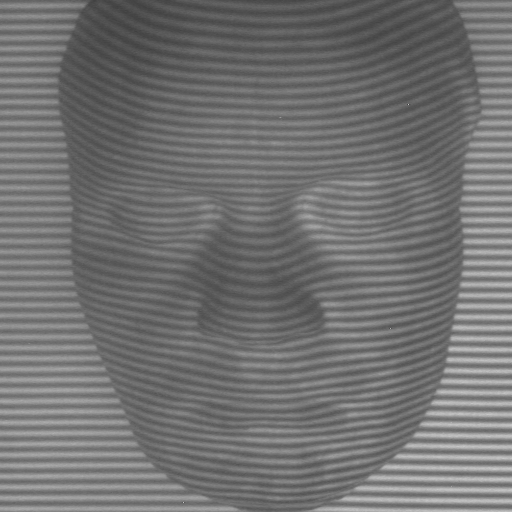
%> input picture Proyecto_3D/BEMD/MOBEMD2.0/examplepics/projectedPattern.bmp, 512 x 512 px
$ octave examplemain.m   (GNU Octave 9; MATLAB toolbox functions it lacks are replaced by stand-ins)
%> lines starting %> are read from the running program, lines starting %| are printed output that depends on the picture; in (x1, y1, x2, y2) boxes, pixels count from 0 and x2, y2 are one past the last pixel; in counts of white or black regions, pixels touching at a corner belong together; the program's own positions count from 1
%> further down, I_uint is the input picture: size 512x512 uint8; min 64, max 200, mean 113.5
### Proyecto_3D/BEMD/MOBEMD2.0/MOBEMD.m
function IMF_all=MOBEMD(I,denoisMethod,itnum,imf_num);
%> called with denoisMethod = 'lowpass', itnum = 4
%%%%%%%%%%%%%%%%%%%%%%%%%%%%%%%%%%%%%%%%%%%%%%%%%%%%%%%%%%%%%%%%%%%%%%%%%%%%%
%  Version 2.0
% Note: running this code needs  MATLAB 7.5 (Release R2007b) or later
%  versions.The code also uses Image Processing Toolbox , Signal
%  Processing Toolbox, and Wavelet Toolbox.
%
%  MOBEMD is an algorithm for sparsely decomposing fringe patterns into two
%  components: a single intrinsic mode function (IMF) and a residue.
%
%  This algorithm reproduces the results from the article:
%
%  [1] Xiang Zhou, Adrian Gh. Podoleanu, Zhuangqun Yang, Tao Yang,and Hong Zhao,
%      "Morphological operation-based bi-dimensional empirical mode
%      decomposition for adaptive background removal of fringe patterns ,"
%      Optics Express(submitted).
%
% Release Notes:
%  1. Major revisions on July 26,2012.
%       1) Remove a bug with the 'twotonemixed' so that  mixPattern.bmp can be properly decomposed
%       2) Add the 2D DWT denoising codes to function "mo_denois",which uses
%          a db9 wavelet and reconstructs the fringe pattern with
%          1st level approximate coefficients.
%       3) Some notes are added to the example file.
%       4) A iteration counter is diplayed in Command Window during the sifting.
%
%  2. Major revisions on Aug 1,2012.
%       1) filter bank is densified by 4 times in order to obtain a more smooth decomposition.
%       2) Generate filterbank by code in stead of loading file for reducing the file size.
%
%  3. Major revisions on Aug 27,2012.
%       1) enhance the automaic handling by remove the input parameter of fringe pattern type.
%       2) adaptive iteration number extension.
%       minor revisions:
%         1) set the default denoisMethod='lowpass',
%         1) add 'nodenois'option to denoisMethod,
% FUNCTION INTERFACE:
%
%  IMF_all=MOBEMD(I,denoisMethod,itnum,imf_num);

%
%  BASIC USAGE EXAMPLES:
%
%     Case 1) Using an default setting:
%     Components=MOBEMD(I);
%     where I is an analyzed fringe pattern. the default
%     denoisMethod='lowpass',
%     itnum=4;
%     imf_num=1;
%     Case 2) You can designate input parameter according your fringe
%     pattern type. For example
%         Components=MOBEMD(I,'lowpass',7,2);
%      it means to analyze a closed pattern with a low-pass filter
%      denoising, 7 iterations for one sifting and 2 resulting IMFs
%
%  INPUT ARGUMENTS :
%
%     1) I (matrix 512 x 512): anaylized fringe pattern.It should be
%        512*512 currently.
%     2) fringetype(obsolete): % 'carrier','closed','twotonemixed',corresponds to
%        carrier fringe patterns, closed patterns and mixed carrier pattern
%        demostrated in the paper.
%     3) denoisMethod : for noise reduction preprocessing. At present, four
%         methods are available, namely, 'lowpass', 'DWT','BM3D','nodenois', wherein
%         BM3D needs external codes published by K. Dabov. You can download the free
%         package from http://www.cs.tut.fi/~foi/GCF-BM3D/
%     4) itnum : iteration nubmer. should >=4. a too large number will
%         greatly increase the computation time and add no significant effects.
%         4-10 is recommended.
%     5)  imf_num : decomposed IMFs. for a sparse case, it should be 1,
%         which means only an IMF and a residue are extracted.
%         However, it can be >1 for a natural scene image or other combined fringe patterns.
%
%  OUTPUTS:
%     1) IMF_all (3 dim array: 512*512*(imf_num+1)) :  contain all the IMFs and a residue


%%%%%%%%%%%%%%%%%%%%%%%%%%%%%%%%%%%%%%%%%%%%%%%%%%%%%%%%%%%%%%%%%%%%%%%%%%
%
% Copyright (c) 2012-2013 Xian Jiaotong University.
% All rights reserved.
% This work should only be used for nonprofit purposes.
%
% AUTHORS:
%     Xiang Zhou, email: zhouxiang@xjtu.edu.cn
%     Personal page: http://gr.xjtu.edu.cn/web/zhouxiang
%%%%%%%%%%%%%%%%%%%%%%%%%%%%%%%%%%%%%%%%%%%%%%%%%%%%%%%%%%%%%%%%%%%%%%%%%%
if (exist('denoisMethod') ~= 1)
    denoisMethod         = 'lowpass'; %% default lowpass
end
if (exist('itnum') ~= 1)
    itnum         = 4; %% default itnum
end
if (exist('imf_num') ~= 1)
    imf_num         = 1; %% default imf_num
end


if strcmp(denoisMethod, 'lowpass') == 1,
    dtype=1;
elseif strcmp(denoisMethod, 'DWT') == 1,
    dtype=2;
elseif strcmp(denoisMethod, 'BM3D') == 1,
    dtype=3;
else
    dtype=4;
end
global h_3D;

% % load('filterbank1.mat');
%construct filter bank.
[totalrow,totalcol]=size(I);
%> totalrow = 512; totalcol = 512
h_3D=zeros(totalrow,totalcol,252);
constprodcut= 12.^4;
for fn=1:252
    sigma=constprodcut/(fn/4).^2;% relatively good
    sigma=sqrt(sigma)/2-1;
% [5 lines of commented-out code are left out]
    wsize=totalrow+1;
    hsize=[wsize wsize];
    h = fspecial('gaussian', hsize,sigma);% gaussian average
    h=wkeep(h,[totalrow totalcol],[1 1]);
    h=fftshift(h )/max(h(:));
    h_3D(:,:,fn)=h;
end

I=mo_denois(I,dtype);
S=I;

IMF_all=[];
for it=1:imf_num
    tic
    IMF=mo_sift(S,itnum);
    toc
    S=S-IMF;
    IMF_all(:,:,it)=IMF;

end
IMF_all(:,:,it+1)=S;

### Proyecto_3D/BEMD/MOBEMD2.0/mo_denois.m
function I_denoised=mo_denois(I,dtype);
%> called with dtype = 1
%%
% % % % %%BM3D denoise
switch dtype
    case 1
        global h_3D;
        fn_init=6;
        h=h_3D(:,:,fn_init);
        I_fft2=fft2(I);%
        I_denoised=ifft2(I_fft2.*h);

        fn_init=28;
        h=h_3D(:,:,fn_init);
        I_fft2=fft2(I_denoised);%
        I_fringe=I_denoised-ifft2(I_fft2.*h);
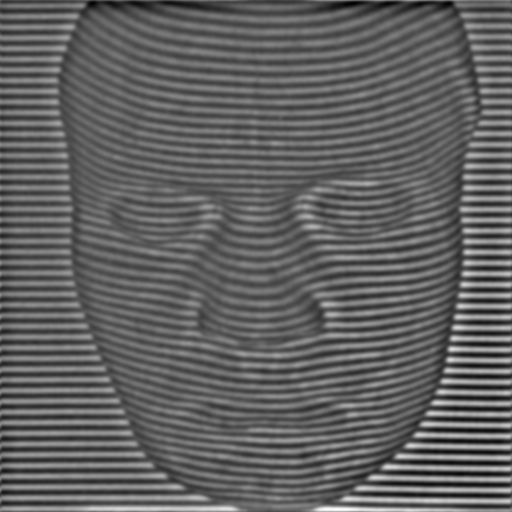
%> I_fringe: size 512x512 double; min -28.84, max 46.29, mean 0; drawn with min black and max white
        BW_maskest_tophat = I_fringe>0;
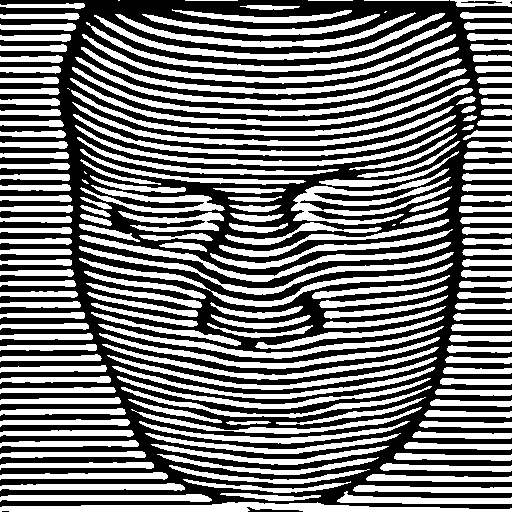
%> BW_maskest_tophat: size 512x512 logical; 46.8% white; 183 white regions (6 under 20 px), largest, box (x1, y1, x2, y2) and area: (0, 502, 512, 512) 3172, (291, 168, 452, 225) 2747, (82, 34, 456, 84) 2182
        BW_roughthin_tophat = bwmorph(BW_maskest_tophat,'thin',Inf);
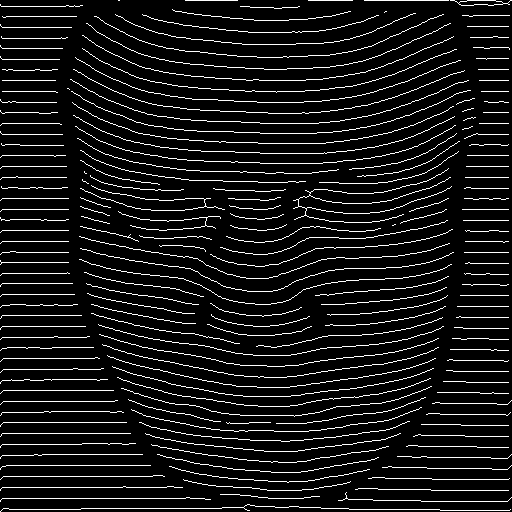
%> BW_roughthin_tophat: size 512x512 logical; 8.9% white in thin lines or dots

        areasize=490;
        BW_roughthin=wkeep(BW_roughthin_tophat,[areasize areasize]);
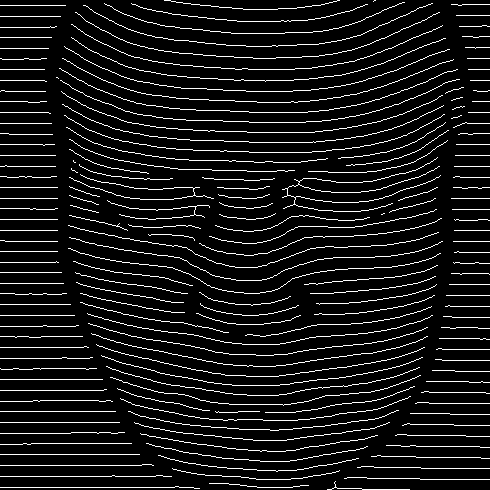
%> BW_roughthin: size 490x490 logical; 8.9% white in thin lines or dots
        BW_roughthin = bwmorph(BW_roughthin,'clean');

        fn_basic=10;
        constdensity=10000;
        temp=find(BW_roughthin);
%> temp = 21305 values from 6 to 240090
        density_est =length(temp)/constdensity;
%> density_est = 2.13
        fn=round(fn_basic/(density_est*1));
%> fn = 5
        h=h_3D(:,:,fn);
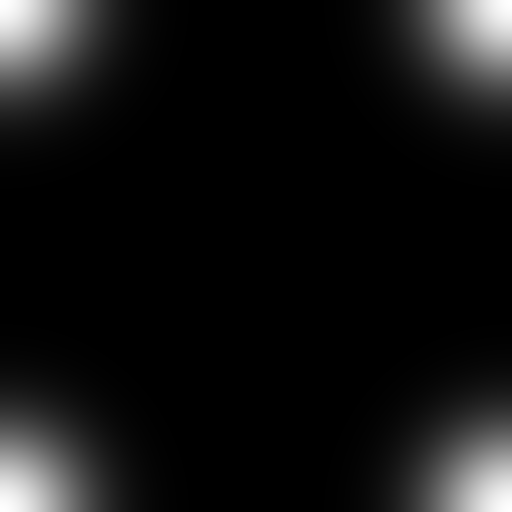
%> h: size 512x512 double; min 1.3e-09, max 1, mean 0.0768
        I_fft2=fft2(I);%
        I_denoised=ifft2(I_fft2.*h);
        nois=I-I_denoised;
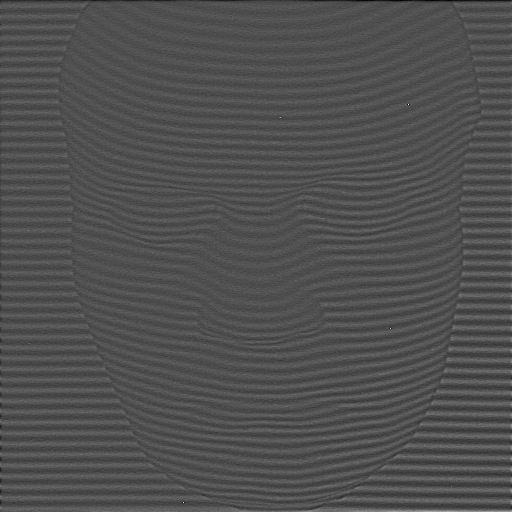
%> nois: size 512x512 double; min -43.87, max 95.27, mean 0; drawn with min black and max white


    case 2

        N=1;
        T = wpdec2(I,N,'db9');
        I_denoised = wprcoef(T,[N 0]);

    case 3
        HjL=I;
        Min=min(HjL(:));
        Max=max(HjL(:));
        ratioTo255=255/(Max-Min);
        Channel_Imageto255=(HjL-Min)*ratioTo255;
        [NA, I_denoised] = BM3D(1, Channel_Imageto255, 40);%, sigma);
        I_denoised=I_denoised*255/ratioTo255+Min;
        DWT_filterout=HjL-I_denoised;
    otherwise
        I_denoised=I;
end

%%

### Proyecto_3D/BEMD/MOBEMD2.0/mo_sift.m
function IMF=mo_sift(S,itnum)
[rawrow rawcol]=size(S);
modulation=0;
ftype=0;
ExtaFlag=1;
%S=abs(S); %Cambio
for it=1:itnum
    fprintf(1,' sifting iteration: %d\n',it);

%> the run ends on the next line
    [ridge,trough]=mo_findridtro(S,it,modulation);

    [UpEnv LowEnv]=mo_envEst(S,ridge,trough,ftype);
    mean=(UpEnv+LowEnv)/2;
    S=S-mean;
    modulation=UpEnv-LowEnv;
    %estimate mean's band range
    se = strel('disk', 3);
    Ridge = imopen(mean,se );
    Ridge_tophat=mean-Ridge;
    BW_maskest_tophat=Ridge_tophat>0.1;
    BW_maskest_tophat = bwmorph(BW_maskest_tophat,'majority');
    BW_roughthin_tophat = bwmorph(BW_maskest_tophat,'thin',Inf);

    areasize=490;
    BW_roughthin=wkeep(BW_roughthin_tophat,[areasize areasize]);
    BW_roughthin = bwmorph(BW_roughthin,'clean');

    %     fn_basic=12;be good except mixed pattern
    fn_basic=10;
    constdensity=10000;
    temp=find(BW_roughthin);
    density_est =length(temp)/constdensity;
%     fn=round(fn_basic/(density_est*1));
    if density_est>0.2
        ftype=3;
        moreit=3;

        if ExtaFlag
            ExtaFlag=0;
            for jj=1:(7-itnum)
                fprintf(1,'No %d extra itertaion.......\n',jj);
                [ridge,trough]=mo_findridtro(S,jj,modulation);

                [UpEnv LowEnv]=mo_envEst(S,ridge,trough,ftype);
                mean=(UpEnv+LowEnv)/2;
                S=S-mean;
                modulation=UpEnv-LowEnv;

            end
        end
    end


end
IMF=S;

### Proyecto_3D/BEMD/MOBEMD2.0/examplemain.m
clear
% % % %load example image
image_name = strcat('examplepics\','projectedPattern.bmp');
% % % 'illuPattern.bmp'
% % % 'mixPattern.bmp'
% % % 'closedPattern.bmp'
% % % 'projectedPattern.bmp'
% % % 'fingerprint.bmp'

I_uint = imread(image_name,'bmp');%%
I= double(imcrop(I_uint,[1 1 1023 1023]));

%mono carrier pattern------------------------------
%%
% sparse decomposition using MO-BEMD
Components=MOBEMD(I,'lowpass',4);

$ run again, with Proyecto_3D/BEMD/MOBEMD2.0/examplepics/illuPattern.bmp copied over Proyecto_3D/BEMD/MOBEMD2.0/examplepics/projectedPattern.bmp
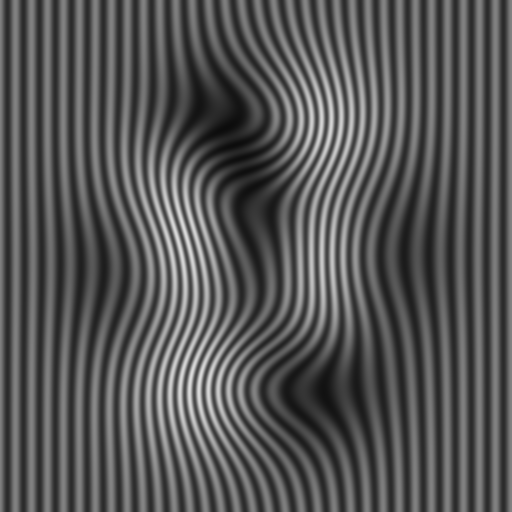
%> input picture Proyecto_3D/BEMD/MOBEMD2.0/examplepics/illuPattern.bmp, 512 x 512 px
%> I_uint is the input picture: size 512x512 uint8; min 12, max 220, mean 86.3
%> in mo_denois, `BW_maskest_tophat = I_fringe>0;`:
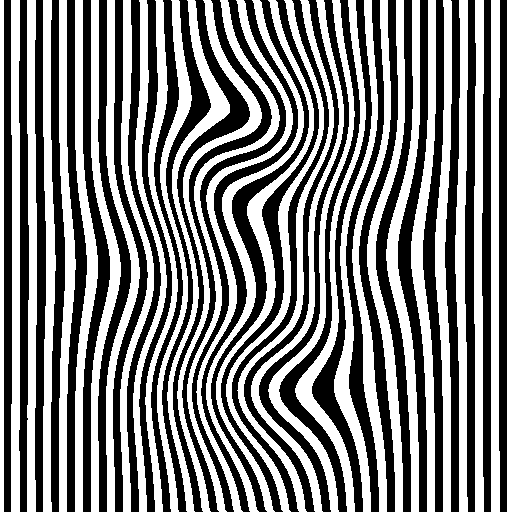
%> BW_maskest_tophat: size 512x512 logical; 50.1% white; 32 black regions, largest, box (x1, y1, x2, y2) and area: (398, 0, 428, 512) 4784, (376, 0, 413, 512) 4634, (423, 0, 444, 512) 4570
%> BW_roughthin_tophat: size 512x512 logical; 6.4% white in thin lines or dots
%> BW_roughthin: size 490x490 logical; 6.4% white in thin lines or dots
%> temp = 15312 values from 1521 to 237650
%> density_est = 1.53
%> fn = 7
%> in mo_denois, `nois=I-I_denoised;`:
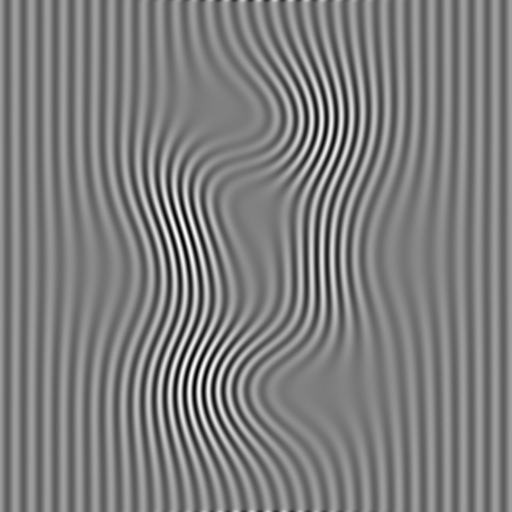
%> nois: size 512x512 double; min -45.55, max 45.95, mean 0; drawn with min black and max white

$ run again, with Proyecto_3D/BEMD/MOBEMD2.0/examplepics/mixPattern.bmp copied over Proyecto_3D/BEMD/MOBEMD2.0/examplepics/projectedPattern.bmp
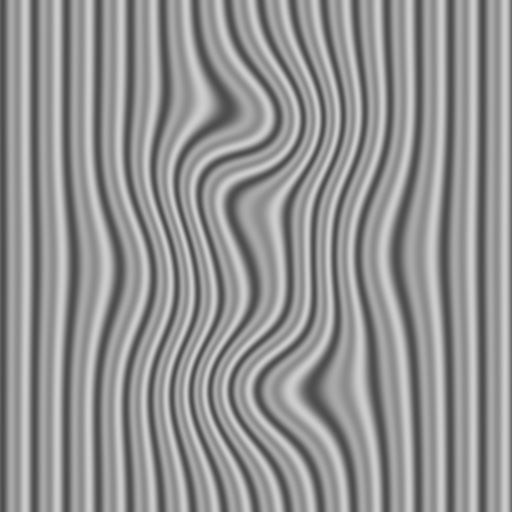
%> input picture Proyecto_3D/BEMD/MOBEMD2.0/examplepics/mixPattern.bmp, 512 x 512 px
%> I_uint is the input picture: size 512x512 uint8; min 77, max 205, mean 146.6
%> in mo_denois, `BW_maskest_tophat = I_fringe>0;`:
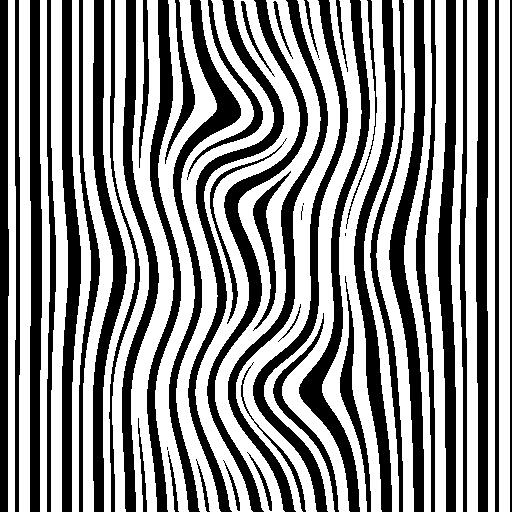
%> BW_maskest_tophat: size 512x512 logical; 56.1% white; 49 black regions (5 under 20 px), largest, box (x1, y1, x2, y2) and area: (389, 0, 425, 512) 5971, (207, 0, 308, 512) 5659, (438, 0, 456, 512) 5627
%> BW_roughthin_tophat: size 512x512 logical; 5.7% white in thin lines or dots
%> BW_roughthin: size 490x490 logical; 5.7% white in thin lines or dots
%> temp = 13805 values from 1 to 235690
%> density_est = 1.38
%> fn = 7
%> in mo_denois, `nois=I-I_denoised;`:
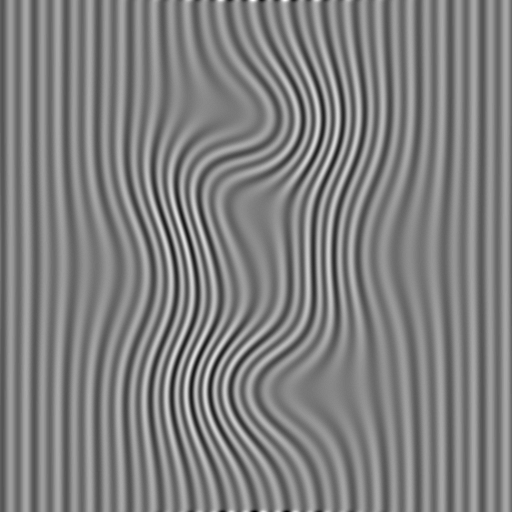
%> nois: size 512x512 double; min -36.94, max 36.37, mean 0; drawn with min black and max white
